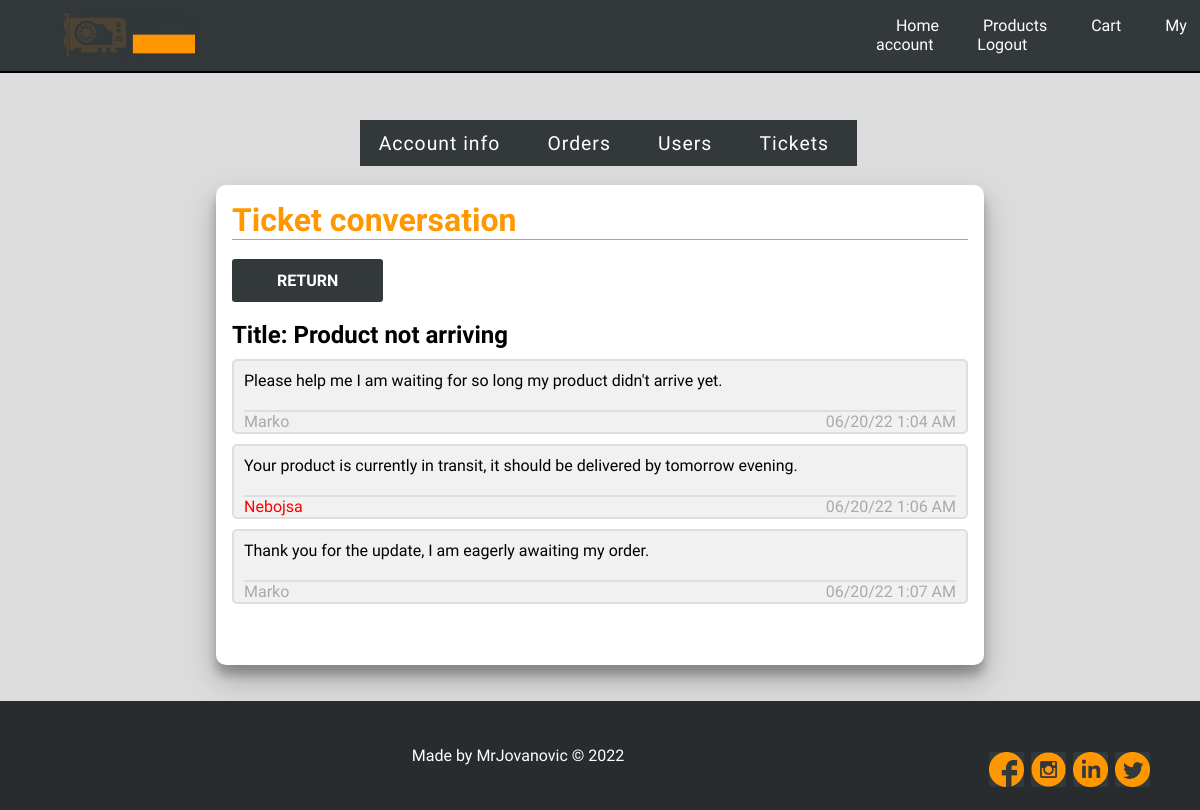
Page /my-account/edit-ticket/?action=editTicket&ticketId=20 (signed in) on the committed database.
### tables this page shows
CREATE TABLE `tickets` (
  `id` int NOT NULL,
  `name` varchar(127) NOT NULL,
  `user_sender` int NOT NULL,
  `is_open` int NOT NULL
);

CREATE TABLE `message` (
  `id` int NOT NULL,
  `user_id` int NOT NULL,
  `date_time` datetime NOT NULL,
  `message_content` text NOT NULL,
  `ticket_id` int NOT NULL
);

CREATE TABLE `users` (
  `id` int NOT NULL,
  `name` varchar(25) NOT NULL,
  `surname` varchar(25) NOT NULL,
  `email` varchar(50) NOT NULL,
  `username` varchar(50) NOT NULL,
  `password` varchar(255) NOT NULL,
  `phone_number` varchar(12) NOT NULL,
  `address` varchar(25) NOT NULL,
  `location` varchar(25) NOT NULL,
  `user_level` int NOT NULL,
  `postcode` varchar(14) NOT NULL,
  `dob` date DEFAULT NULL
);

### connection/connection.php (called while the page is built, shortened)
<?php
class Database
{
    public $mysqli;
    private function db_connect()
    {
        $this->host = 'prodajahardvera.mysql.database.azure.com';
        $this->user = 'prodajahardvera';
        $this->pass = 'Mrjovanovic$';
        $this->db = 'prodajahardvera';
        $this->mysqli = new mysqli($this->host, $this->user, $this->pass, $this->db);
        return $this->mysqli;
    }
    public function executeQuery($sql)
    {
        $result = $this->mysqli->query($sql);
        return $result;
    }
}

### controller/ticket.php (called while the page is built, shortened)
<?php
    class Ticket{
        function __construct($id,$name,$isOpen)
        {
            $this->name = $name;
        }
    }
?>

### controller/message.php (called while the page is built, shortened)
<?php
    class Message{
        function __construct($name,$messageContent,$time,$userLevel)
        {
            $this->name = $name;
            $this->messageContent = $messageContent;
            $this->time = $time;
            $this->userLevel = $userLevel;
        }
    }
?>

### my-account/view/edit-ticket.php (the view, shortened to what this page needs)
<?php require_once "../template/navbarLogged.php"; ?>
<div class="shell">
    <div class="buttons-div">
        <?php require_once "../template/accountMenu.php"; ?>
    </div>
    <br>
    <div class="container" id="container">
        <h1>Ticket conversation</h1>
        <br>
        <div class="buttons-div-second">
            <form class="menuForm" action="../tickets/">
                <input class="menuButton" type="submit" value="Return" />
            </form>
        </div>
        <br>
        <p>
        <h2>Title: <?= $ticket->name ?></h2>
        </p>
        <?php foreach ($messages as $message) : ?>
            <div class="containerChatBox">
                <p class="message"><?= $message->messageContent ?></p>
                <span class="span-right"><?= $message->time ?></span>
                <?php if ($message->userLevel == 2) : ?>
                    <span class="span-left adminUser">
                    <?php elseif ($message->userLevel == 1) : ?>
                        <span class="span-left managerUser">
                        <?php else : ?>
                            <span class="span-left">
                            <?php endif; ?>
                            <?= $message->name ?></span>
            </div>
        <?php endforeach; ?>
    </div>
</div>
</body>
<?php require_once "../template/footer.php"; ?>

### css/dashboard.css (style rules this page uses)
* { box-sizing: border-box; font-family: 'Muli', sans-serif; }
.container { padding: 16px; margin: auto; background-color: #fff; border-radius: 10px; box-shadow: 0 14px 28px rgba(0, 0, 0, 0.25), 0 10px 10px rgba(0, 0, 0, 0.22); position: relative; overflow: hidden; width: 768px; max-width: 100%; min-height: 480px; }
.buttons-div { margin-left: 30%; display: flex; }
.buttons-div-second { display: flex; }
.shell { margin-bottom: 3%; min-height: 66.5vh; position: relative; }
.containerChatBox { border: 2px solid #dedede; background-color: #f1f1f1; border-radius: 5px; padding: 10px; padding-bottom: 20px; margin: 10px 0; }
.span-right { float: right; color: #aaa; }
.span-left { float: left; color: darkgrey; }
.message { border: none; border-bottom: 2px solid #dedede; background-color: #f1f1f1; padding-bottom: 20px; }
.adminUser { color: red; }
.menuButton { box-sizing: border-box; border-radius: 3px; border: none; background-color: #33383b; color: #ffffff; font-size: 1em; font-weight: bold; padding: 12px 45px; text-transform:uppercase; }
.menuForm { display: flex; flex-flow: row wrap; align-items: center; margin-right: 3px; }
h1 { color: #FF9800; border-bottom: thin solid #FF9800; }

### css/navbar.css (style rules this page uses)
* { margin: 0; padding: 0; }
body { height: auto; background-size: cover; font-family: "Muli", sans-serif; margin-top: 10%; background-color: gainsboro; }

### css/footer.css (style rules this page uses)
html { height: 100%; }

### rows in the picture
tickets: name "Product not arriving"
users: name "Marko"
message: message_content "Please help me I am waiting for so long my product didn't arrive yet.", date_time "06/20/22 1:04 AM"
users: name "Nebojsa"
message: message_content "Your product is currently in transit, it should be delivered by tomorrow evening.", date_time "06/20/22 1:06 AM"
message: message_content "Thank you for the update, I am eagerly awaiting my order.", date_time "06/20/22 1:07 AM"
